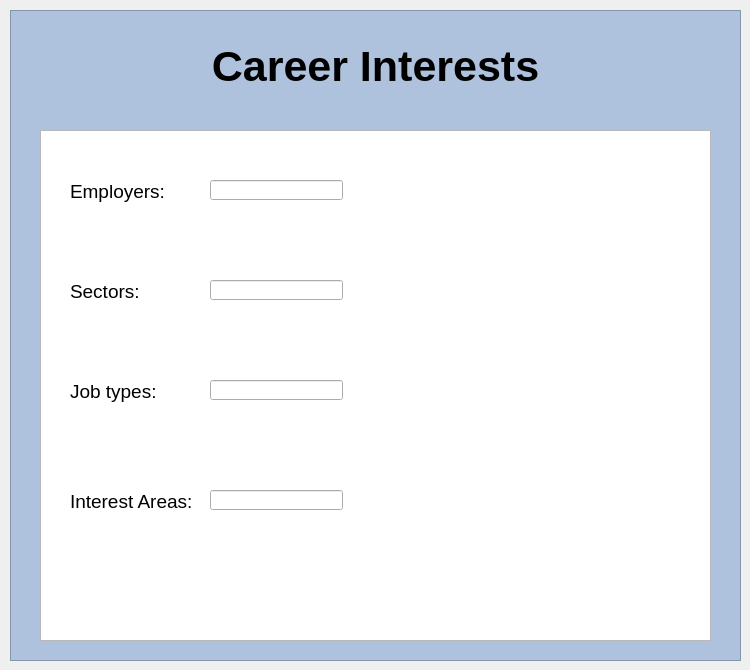
    <widget class="QWidget" name="tab_5">
     <attribute name="title">
      <string> Career Interests </string>
     </attribute>
     <widget class="QTextBrowser" name="textBrowser">
      <property name="geometry">
       <rect>
        <x>10</x>
        <y>10</y>
        <width>731</width>
        <height>651</height>
       </rect>
      </property>
      <property name="styleSheet">
       <string notr="true">background-color:rgb(174, 194, 221)</string>
      </property>
      <property name="html">
       <string>&lt;!DOCTYPE HTML PUBLIC &quot;-//W3C//DTD HTML 4.0//EN&quot; &quot;http://www.w3.org/TR/REC-html40/strict.dtd&quot;&gt;
&lt;html&gt;&lt;head&gt;&lt;meta name=&quot;qrichtext&quot; content=&quot;1&quot; /&gt;&lt;style type=&quot;text/css&quot;&gt;
p, li { white-space: pre-wrap; }
&lt;/style&gt;&lt;/head&gt;&lt;body style=&quot; font-family:'MS Shell Dlg 2'; font-size:7.8pt; font-weight:400; font-style:normal;&quot;&gt;
&lt;p align=&quot;center&quot; style=&quot; margin-top:0px; margin-bottom:0px; margin-left:0px; margin-right:0px; -qt-block-indent:0; text-indent:0px;&quot;&gt;&lt;span style=&quot; font-family:'SimSun'; font-size:48pt; font-weight:600; vertical-align:sub;&quot;&gt;Career Interests&lt;/span&gt;&lt;/p&gt;&lt;/body&gt;&lt;/html&gt;</string>
      </property>
     </widget>
     <widget class="QGraphicsView" name="graphicsView">
      <property name="geometry">
       <rect>
        <x>40</x>
        <y>130</y>
        <width>671</width>
        <height>511</height>
       </rect>
      </property>
     </widget>
     <widget class="QWidget" name="widget" native="true">
      <property name="geometry">
       <rect>
        <x>70</x>
        <y>160</y>
        <width>351</width>
        <height>451</height>
       </rect>
      </property>
      <widget class="QLabel" name="label_43">
       <property name="geometry">
        <rect>
         <x>0</x>
         <y>20</y>
         <width>131</width>
         <height>22</height>
        </rect>
       </property>
       <property name="font">
        <font>
         <family>Arial</family>
         <pointsize>14</pointsize>
         <weight>50</weight>
         <bold>false</bold>
        </font>
       </property>
       <property name="text">
        <string>Employers:</string>
       </property>
      </widget>
      <widget class="QLineEdit" name="employersLineEdit">
       <property name="geometry">
        <rect>
         <x>140</x>
         <y>20</y>
         <width>133</width>
         <height>20</height>
        </rect>
       </property>
      </widget>
      <widget class="QLabel" name="label_44">
       <property name="geometry">
        <rect>
         <x>0</x>
         <y>120</y>
         <width>131</width>
         <height>22</height>
        </rect>
       </property>
       <property name="font">
        <font>
         <family>Arial</family>
         <pointsize>14</pointsize>
         <weight>50</weight>
         <bold>false</bold>
        </font>
       </property>
       <property name="text">
        <string>Sectors:</string>
       </property>
      </widget>
      <widget class="QLineEdit" name="sectorsLineEdit">
       <property name="geometry">
        <rect>
         <x>140</x>
         <y>120</y>
         <width>133</width>
         <height>20</height>
        </rect>
       </property>
      </widget>
      <widget class="QLabel" name="label_45">
       <property name="geometry">
        <rect>
         <x>0</x>
         <y>220</y>
         <width>131</width>
         <height>22</height>
        </rect>
       </property>
       <property name="font">
        <font>
         <family>Arial</family>
         <pointsize>14</pointsize>
         <weight>50</weight>
         <bold>false</bold>
        </font>
       </property>
       <property name="text">
        <string>Job types:</string>
       </property>
      </widget>
      <widget class="QLineEdit" name="jobTypesLineEdit">
       <property name="geometry">
        <rect>
         <x>140</x>
         <y>220</y>
         <width>133</width>
         <height>20</height>
        </rect>
       </property>
      </widget>
      <widget class="QLabel" name="label_46">
       <property name="geometry">
        <rect>
         <x>0</x>
         <y>330</y>
         <width>131</width>
         <height>22</height>
        </rect>
       </property>
       <property name="font">
        <font>
         <family>Arial</family>
         <pointsize>14</pointsize>
         <weight>50</weight>
         <bold>false</bold>
        </font>
       </property>
       <property name="text">
        <string>Interest Areas:</string>
       </property>
      </widget>
      <widget class="QLineEdit" name="interesAreaLineEdit">
       <property name="geometry">
        <rect>
         <x>140</x>
         <y>330</y>
         <width>133</width>
         <height>20</height>
        </rect>
       </property>
      </widget>
     </widget>
    </widget>
